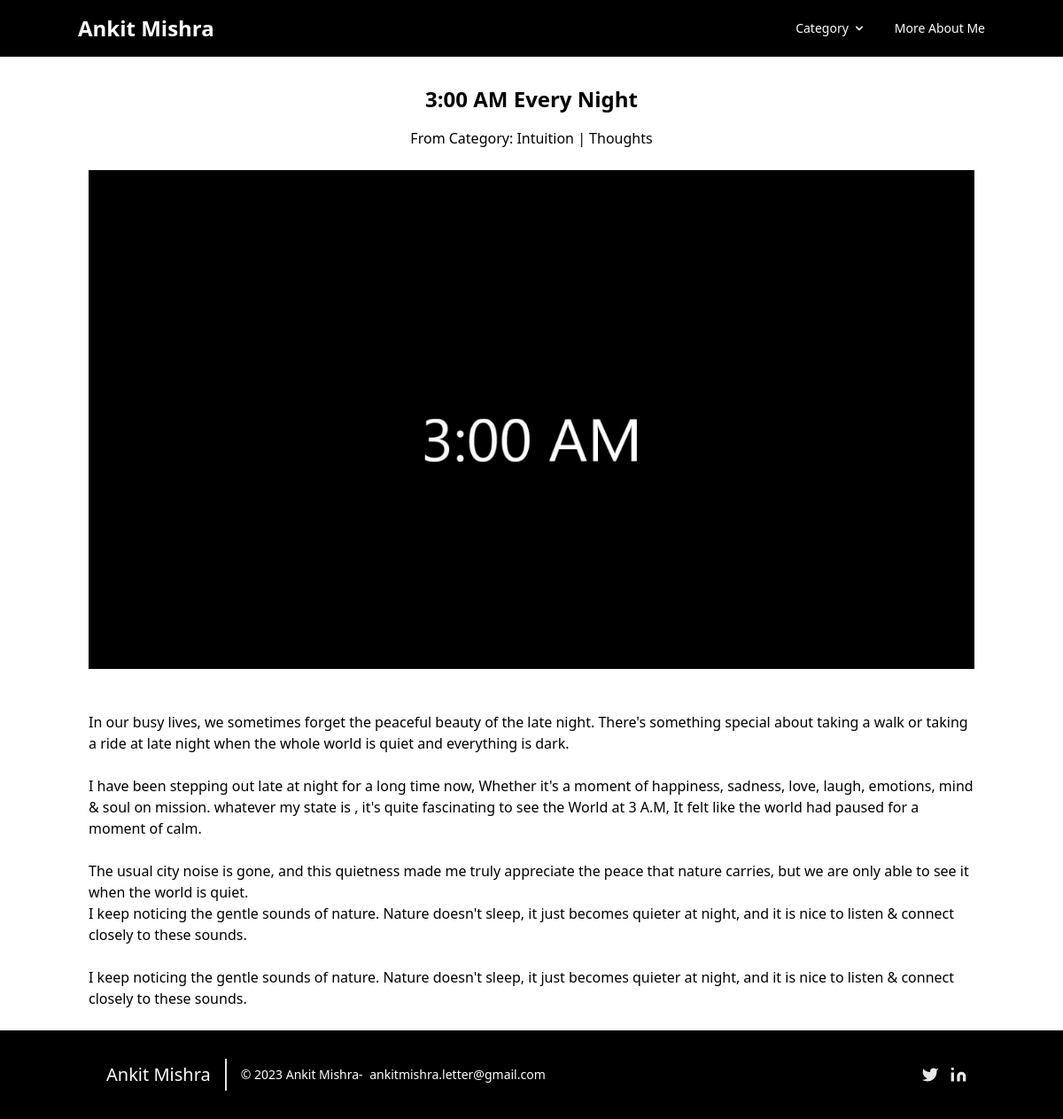
Page /insider/latenight on the committed database.
### blog/models.py (models this page shows, shortened)
class Post(models.Model):
    post_id = models.AutoField(primary_key=True)
    title=models.CharField(max_length=200)
    content = HTMLField()
    url = models.CharField(max_length=100)
    cat = models.ForeignKey(Category,on_delete=models.CASCADE)
    image= models.ImageField(upload_to='post/')
    def __str__(self):
        return self.title

class Category(models.Model):
    cat_id = models.AutoField(primary_key=True)
    title = models.CharField(max_length=100)
    description = models.TextField()
    url = models.CharField(max_length=100)
    image = models.ImageField(upload_to='category/')
    add_date = models.DateTimeField(auto_now_add=True,null=True)

### blog/views.py (the view)
# urls.py: path('insider/<slug:url>',post),
def post(request,url):
    post=Post.objects.get(url=url)
    cats = Category.objects.all()
    print(post)
    readmore = {
        "readmore":post,
        "cats":cats
    }
    return render(request,'post.html',readmore)

### template/post.html (shortened to what this page needs)
{%extends 'base.html' %}
{%block content%}
<div class="container-custom mt-8 flex justify-center">
  <div class="w-full sm:w-12/12 md:w-10/12">
    <h2 class="mb-4 text-2xl font-semibold text-center">{{ readmore.title }}</h2>
    <p class="text-center">From Category: {{ readmore.cat.title }}</p> <br>
    <div class="img-container">
      <img src="/media/{{ readmore.image }}" class="w-full h-auto max-h-250 object-cover max-w-full" alt="">
    </div>
    <br>
    <p class="text-center">{{ readmore.content|safe }}</p>
  </div>
</div>
<br>
{%endblock%}

### rows in the picture
Post: title "3:00 AM Every Night", cat "Intuition | Thoughts", image (picture), content "In our busy lives, we sometimes forget the peaceful beauty of the late night. There's something special about taking a walk or taking a ride at late night when the whole world is quiet and everything is dark. I have been stepping out late at night for a long time now, Whether it's a moment of happiness, sadness, love, laugh, emotions, mind & soul on mission. whatever my state is , it's quite fascinating to see the World at 3 A.M, It felt like the world had paused for a moment of calm. The usual city noise is gone, and this quietness made me truly appreciate the peace that nature carries, but we are only able to see it when the world is quiet. I keep noticing the gentle sounds of nature.…"
